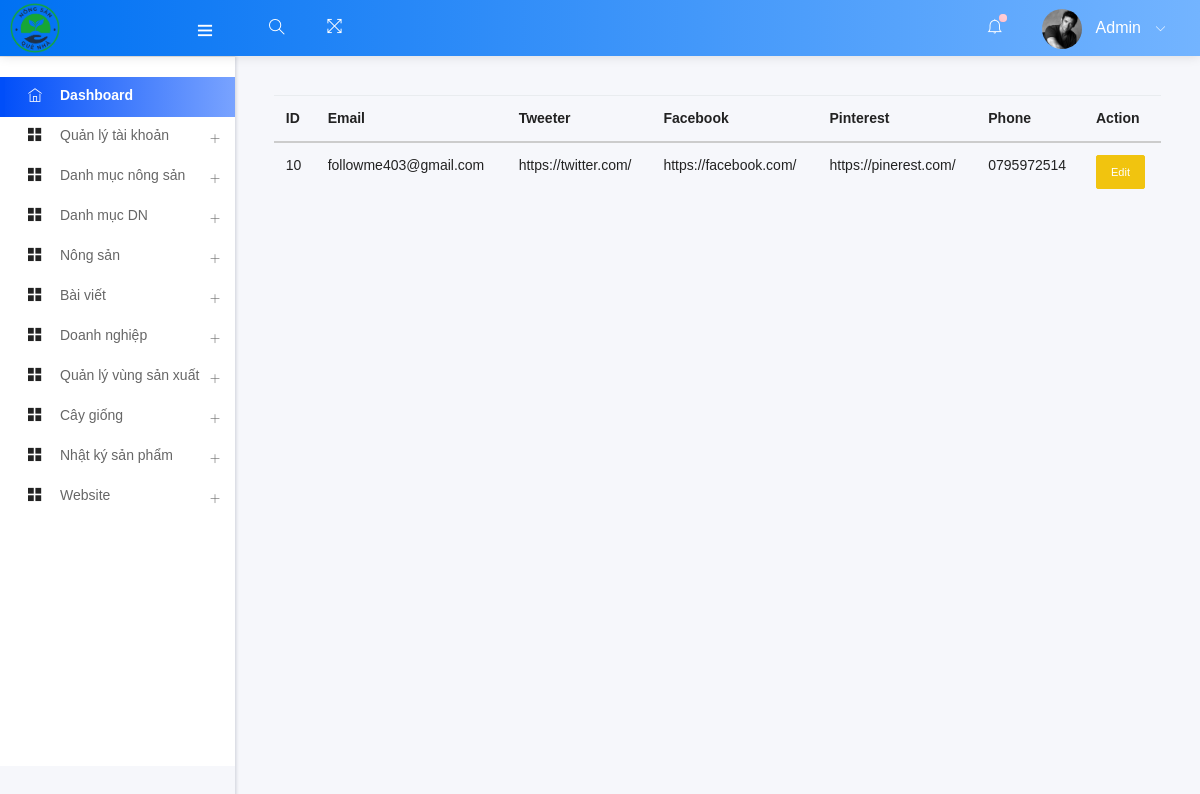
The app's page /admin/add_links.php (signed in) with its own data.
### tables this page shows
CREATE TABLE `add_logo` (
  `id` int(10) NOT NULL,
  `img` varchar(200) NOT NULL
);

CREATE TABLE `taikhoan` (
  `id_acc` int(11) NOT NULL,
  `hoten` varchar(255) NOT NULL,
  `email` varchar(255) NOT NULL,
  `matkhau` varchar(255) NOT NULL,
  `dienthoai` char(10) NOT NULL,
  `diachi` varchar(255) DEFAULT NULL,
  `hinhdaidien` varchar(255) DEFAULT NULL,
  `role` enum('Admin','Nongdan','Khachhang') NOT NULL DEFAULT 'Khachhang',
  `trangthai` enum('hoatdong','khonghoatdong') NOT NULL DEFAULT 'hoatdong',
  `ngaytao` timestamp NOT NULL DEFAULT CURRENT_TIMESTAMP
);

CREATE TABLE `header_info` (
  `id` int(10) NOT NULL,
  `email` varchar(30) NOT NULL,
  `tweeter` varchar(500) NOT NULL,
  `fb_link` varchar(500) NOT NULL,
  `pinterest` varchar(500) NOT NULL,
  `phone` varchar(20) NOT NULL
);

### admin/add_links.php (called while the page is built, shortened)
<?php
    include ("template.php");
?>

### admin/class/adminback.php (called while the page is built, shortened)
<?php
class  adminback
{
    private $connection;
    function __construct()
    {
        $dbhost = "localhost";
        $dbuser = "tien123";
        $dbpass = "123456";
        $dbname = "nongsanquenha";
        $this->connection = mysqli_connect($dbhost, $dbuser, $dbpass, $dbname);
        mysqli_set_charset($this->connection,'UTF8');
    }
    function show_admin_user(){
        $query = "SELECT * FROM `taikhoan` ";
        if(mysqli_query($this->connection, $query)){
            $result = mysqli_query($this->connection, $query);
            return $result;
        }
    }
    function display_links()
    {
        $query = "SELECT * FROM header_info";
        if (mysqli_query($this->connection, $query)) {
            $ctg_info = mysqli_query($this->connection, $query);
            return $ctg_info;
        }
    }
    function display_logo()
    {
        $query = "SELECT * FROM add_logo";
        if (mysqli_query($this->connection, $query)) {
            $pdt_info = mysqli_query($this->connection, $query);
            return $pdt_info;
        }
    }
}

### admin/views/add_links_view.php (the view)
<?php
    $catagories = $obj-> display_links();
?>
<div >
    <table class="table">
        <thead>
            <tr>
                <th>ID</th>
                <th>Email</th>
                <th>Tweeter</th>
                <th>Facebook</th>
                <th>Pinterest</th>
                <th>Phone</th>
                <th>Action</th>
            </tr>
        </thead>
        <tbody>
           <?php while($ctg = mysqli_fetch_assoc($catagories)){ ?>
            <tr>
                <td><?php echo $ctg['id'] ?></td>
                <td><?php echo $ctg['email'] ?></td>
                <td><?php echo $ctg['tweeter'] ?></td>
                <td><?php echo $ctg['fb_link'] ?></td>
                <td><?php echo $ctg['pinterest'] ?></td>
                <td><?php echo $ctg['phone'] ?></td>
                <td>
                    <a href="edit_links.php?status=edit&&id=<?php echo $ctg['id'] ?>" class="btn btn-sm btn-warning">Edit</a>
                </td>
            </tr>
            <?php
                }
            ?>
        </tbody>
    </table>
</div>

### admin/includes/headernav.php (shortened to what this page needs)
<nav class="navbar header-navbar pcoded-header">
               <div class="navbar-wrapper">
                   <div class="navbar-logo">
                       <a class="mobile-menu" id="mobile-collapse" href="#!">
                           <i class="ti-menu"></i>
                       </a>
                       <a href="index.php">
                      <?php
                       $obj=new adminback();
                       $logo_info = $obj->display_logo();
                       $user_info = $obj->show_admin_user();
                       $logo = mysqli_fetch_assoc($logo_info);
                       ?>
                           <img width="50" height="50" src="uploads/<?php echo $logo['img']; ?>" alt="Theme-Logo" />
                       </a>
                   </div>
                   <div class="navbar-container container-fluid">
                       <ul class="nav-left">
                           <li class="header-search">
                               <div class="main-search morphsearch-search">
                                   <div class="input-group">
                                       <input type="text" class="form-control">
                                       <span class="input-group-addon search-btn"><i class="ti-search"></i></span>
                                   </div>
                               </div>
                           </li>
                           <li>
                               <a href="#!" onclick="javascript:toggleFullScreen()">
                                   <i class="ti-fullscreen"></i>
                               </a>
                           </li>
                       </ul>
                       <ul class="nav-right">
                           <li class="header-notification">
                               <a href="#!">
                                   <i class="ti-bell"></i>
                                   <span class="badge bg-c-pink"></span>
                               </a>
                           </li>
                           <li class="user-profile header-notification">
                               <a href="#!">
                                   <img src="assets/images/avatar-4.jpg" class="img-radius" alt="User-Profile-Image">
                                   <span> <?php
                                    while($user = mysqli_fetch_assoc($user_info)){
                                        if($admin_email==$user['email'])
                                            echo $user['hoten'];
                                        }
                                   ?> </span>
                                   <i class="ti-angle-down"></i>
                               </a>
                           </li>
                       </ul>
                   </div>
               </div>
           </nav>

### records on screen
add_logo: img (picture)
taikhoan: hoten "Admin"
header_info: id "10", email "followme403@gmail.com", tweeter "https://twitter.com/", fb_link "https://facebook.com/", pinterest "https://pinerest.com/", phone "0795972514"
